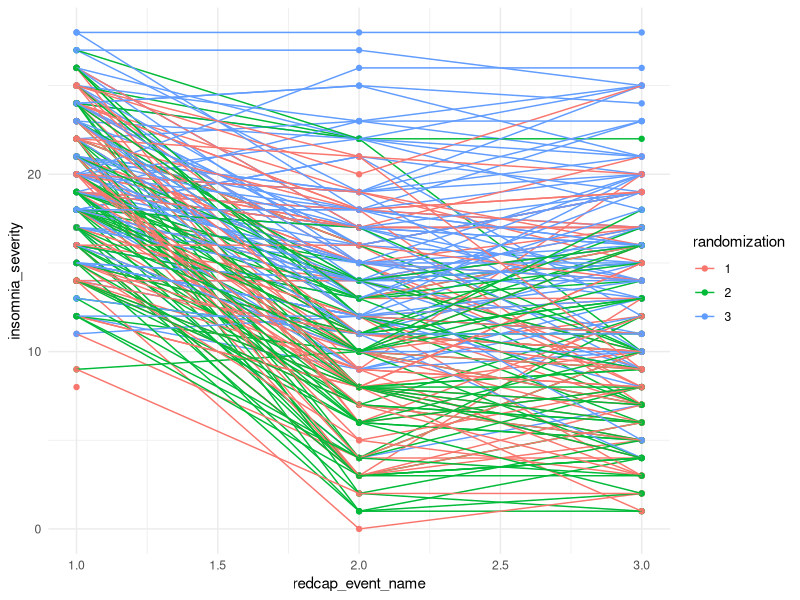

Recreate this plot in R.
## ---- chunk 1
library(nlme)
library(ggplot2)
library(tidyverse)
## ---- chunk 2
# dat <- readxl::read_excel("P1_diary_COMPLETO.xlsx") |> 
#      janitor::clean_names() |> 
#      dplyr::filter(!is.na(sleep_satisfaction))

dat <- read.csv("data/mydata.csv") |> 
     dplyr::mutate(randomization = factor(randomization)) |> 
     dplyr::filter(!is.na(insomnia_severity))

head(dat)
## ---- chunk 3
dat |> 
     ggplot(aes(x = redcap_event_name, y = insomnia_severity, 
                group = record_id, color = randomization)) +
     geom_point() +
     geom_line() +
     #geom_smooth(method = 'lm') +
     theme_minimal()
## ---- chunk 4
# Compound symmetry
m1 <- gls(insomnia_severity ~ redcap_event_name, corr = corCompSymm(form = ~1|record_id), method="ML", data=dat)
summary(m1) # get the fixed effects parameters and fit indices
## ---- chunk 5
getVarCov(m1) # get the random effects parameters
cov2cor(getVarCov(m1))
## ---- chunk 6
# AR1 pattern
m2 <- gls(insomnia_severity ~ redcap_event_name, corr = corAR1(form = ~1|record_id), method="ML", data=dat)
summary(m2)

## ---- chunk 7
getVarCov(m2)
cov2cor(getVarCov(m2))
## ---- chunk 8
anova(m1, m2)
## ---- chunk 9
# CS with heterogeneous variances
m3 <- gls(insomnia_severity ~ redcap_event_name, corr = corCompSymm(form = ~1|record_id), weights = varIdent(form = ~ 1 | redcap_event_name),
          method="ML",data=dat)
summary(m3)

## ---- chunk 10
getVarCov(m3)
cov2cor(getVarCov(m3))
## ---- chunk 11
anova(m1, m2, m3)
# podemos interpretar o teste de significancia?
# o que significa o teste da anova neste caso?
## ---- chunk 12
# AR1 with heterogeneous variances
m4 <- gls(insomnia_severity ~ redcap_event_name, corr = corAR1(form = ~1|record_id), weights = varIdent(form = ~ 1 | redcap_event_name),
          method="ML",data=dat)
summary(m4)

## ---- chunk 13
getVarCov(m4)
cov2cor(getVarCov(m4))
## ---- chunk 14
anova(m1, m2, m3, m4)
## ---- chunk 15
# Unstructured
m5 <- gls(insomnia_severity ~ redcap_event_name, corr = corSymm(form = ~1|record_id), weights = varIdent(form = ~ 1 | redcap_event_name), 
          method="ML",data=dat)
summary(m5)
## ---- chunk 16
getVarCov(m5)
cov2cor(getVarCov(m5))
## ---- chunk 17
anova(m1, m2, m3, m4, m5)
